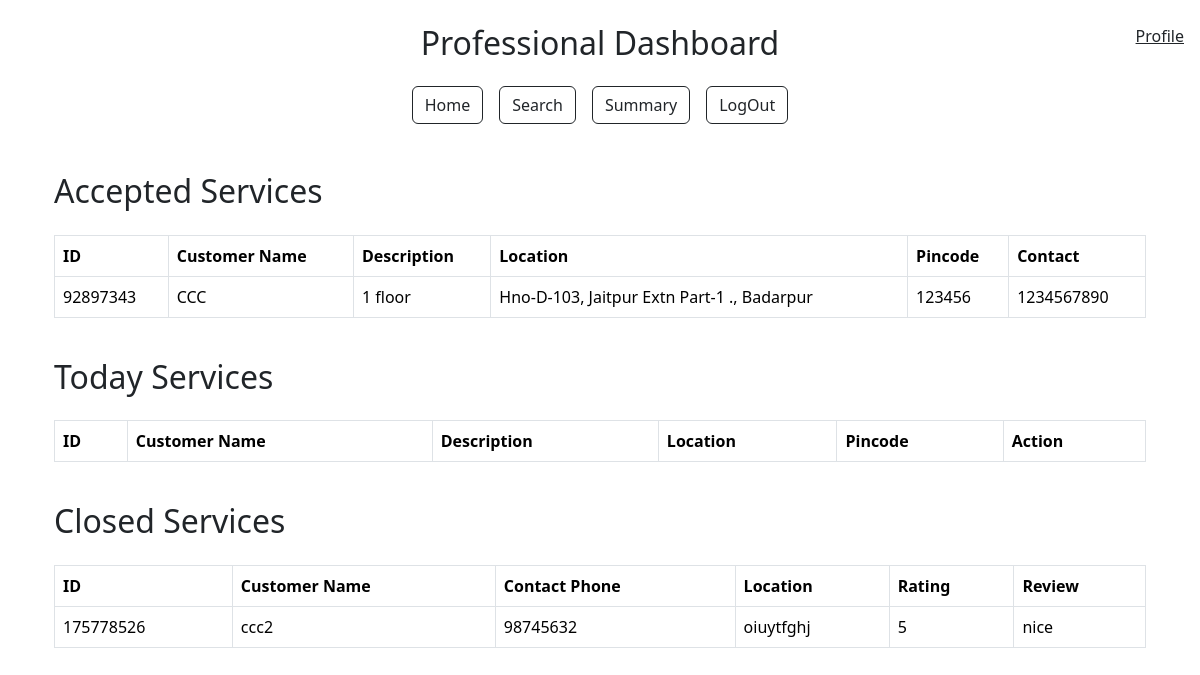
The app's page /professional_dashboard (signed in) with its own data.
### models.py (models this page shows)
class User(db.Model):
    __tablename__ = "user"
    id = db.Column(db.Integer, primary_key=True)
    username = db.Column(db.String(80), unique=True, nullable=False)
    passhash = db.Column(db.String(80), nullable=False)
    name = db.Column(db.String(80), nullable=False)
    role = db.Column(db.String(20), nullable=False)
    is_blocked = db.Column(db.Boolean, default=False, nullable=False)
    is_admin = db.Column(db.Boolean, default=False, nullable=False)
    professional = db.relationship('Professional', backref='user', lazy=True)
    customer = db.relationship('Customer', backref='user', lazy=True)

class ServiceRequest(db.Model):
    __tablename__ = 'service_request'
    id = db.Column(db.Integer, primary_key=True)
    customer_id = db.Column(db.Integer, db.ForeignKey('customer.id'), nullable=False)  # Reference to Customer
    professional_id = db.Column(db.Integer, db.ForeignKey('professional.id'), nullable=True)  # Reference to Professional
    service_id = db.Column(db.Integer, db.ForeignKey('service.id'), nullable=False)
    date_of_request = db.Column(db.DateTime, default=datetime.utcnow, nullable=False)
    date_of_completion = db.Column(db.DateTime, nullable=True)
    status = db.Column(db.String(20), default='requested', nullable=False)
    rating = db.Column(db.Integer, nullable=True)
    remarks = db.Column(db.Text, nullable=True)
    rejected_by = db.Column(MutableList.as_mutable(JSON), default=[])
    customer = db.relationship('Customer', back_populates='service_requests')
    service = db.relationship('Service', back_populates='service_requests')
    professional = db.relationship('Professional', back_populates='service_requests')
    review = db.relationship('Review', back_populates='service_request', lazy=True)

class Service(db.Model):
    __tablename__ = 'service'
    id = db.Column(db.Integer, primary_key=True)
    service_name = db.Column(db.String(80), unique=False, nullable=False)
    description = db.Column(db.Text, nullable=False)
    price = db.Column(db.Float, nullable=False)
    time_required = db.Column(db.Integer, nullable=False)
    service_requests = db.relationship('ServiceRequest', back_populates='service', lazy=True)

class Customer(db.Model):
    __tablename__ = 'customer'
    id = db.Column(db.Integer, db.ForeignKey('user.id'), primary_key=True)
    address = db.Column(db.Text, nullable=False)
    pincode = db.Column(db.String(6), nullable=False)
    contact = db.Column(db.String(10), nullable=False)
    service_requests = db.relationship('ServiceRequest', back_populates='customer', lazy=True)

### app.py (the view)
@app.route('/professional_dashboard')
def professional_dashboard():
    user_id = session['user_id']
    if not user_id:
        flash('You must be logged in to view the dashboard.', 'danger')
        return redirect(url_for('login'))
    professional = Professional.query.get(user_id)
    user = User.query.get(user_id)
    service = Service.query.all()
    accepted_services = ServiceRequest.query.filter_by(professional_id=user_id).filter_by(status='accepted').all()
    today_services = (
    db.session.query(ServiceRequest)
    .join(Service)
    .filter(Service.service_name == professional.service_name)
    .filter(ServiceRequest.status == 'requested')
    .all()
)
    closed_services = (
    db.session.query(ServiceRequest)
    .join(Service)
    .filter(Service.service_name == professional.service_name)
    .filter(ServiceRequest.status == 'closed')
    .filter(ServiceRequest.professional_id==user_id)
    .filter(not_(ServiceRequest.rejected_by.contains([professional.id])))
    .all()
)
    print(today_services, 'today_services')
    print(professional.address,service)
    return render_template('professional_dashboard.html',accepted_services=accepted_services,today_services=today_services, closed_services=closed_services,professional=professional, service=service,user=user)

### templates/professional_dashboard.html (shortened to what this page needs)
{% extends "layout.html" %}  {% block content %}
<div class="container mt-5">
  {% if professional.user.is_blocked %}
  <div class="alert alert-danger" role="alert">
    Your account is blocked. Please contact the admin.
  </div>
  {% elif not professional.verified %}
  <div class="alert alert-warning" role="alert">
    Your account is not verified yet. Please wait for the admin to verify your
    account.
  </div>
  {% else %}
  <span class="navbar-text position-fixed top-0 end-0 m-3">
    <a href="{{url_for('profile')}}">Profile</a>
  </span>
  <h2 class="mt-4">Accepted Services</h2>
  <div class="table-responsive">
    <table class="table table-bordered mt-3">
      <thead>
        <tr>
          <th>ID</th>
          <th>Customer Name</th>
          <th>Description</th>
          <th>Location</th>
          <th>Pincode</th>
          <th>Contact</th>
        </tr>
      </thead>
      <tbody>
        {% for service_request in accepted_services %}
        <tr>
          <td>{{ service_request.id }}</td>
          <td>{{ service_request.customer.user.name }}</td>
          <td>{{ service_request.service.description }}</td>
          <td>{{ service_request.customer.address }}</td>
          <td>{{ service_request.customer.pincode }}</td>
          <td>{{ service_request.customer.contact}}</td>
        </tr>
        {% endfor %}
      </tbody>
    </table>
  </div>
  <h2 class="mt-4">Today Services</h2>
  <div class="table-responsive">
    <table class="table table-bordered mt-3">
      <thead>
        <tr>
          <th>ID</th>
          <th>Customer Name</th>
          <th>Description</th>
          <th>Location</th>
          <th>Pincode</th>
          <th>Action</th>
        </tr>
      </thead>
    </table>
  </div>
  <h2 class="mt-4">Closed Services</h2>
  <div class="table-responsive">
    <table class="table table-bordered mt-3">
      <thead>
        <tr>
          <th>ID</th>
          <th>Customer Name</th>
          <th>Contact Phone</th>
          <th>Location</th>
          <th>Rating</th>
          <th>Review</th>
        </tr>
      </thead>
      <tbody>
        {% for service_request in closed_services %}
        <tr>
          <td>{{ service_request.id }}</td>
          <td>{{ service_request.customer.user.name }}</td>
          <td>{{ service_request.customer.contact }}</td>
          <td>{{ service_request.customer.address }}</td>
          <td>{{ service_request.rating }}</td>
          <td>{{ service_request.remarks }}</td>
        </tr>
        {% endfor %}
      </tbody>
    </table>
  </div>
  {% endif %}
</div>
{% endblock %}

### templates/layout.html (shortened to what this page needs)
<!DOCTYPE html>
<html lang="en">
  <head>
    <link
      href="https://cdn.jsdelivr.net/npm/bootstrap@5.3.3/dist/css/bootstrap.min.css"
      rel="stylesheet"
    />
  </head>
  <body data-bs-theme="light">
    <div class="container mt-4">
      {% if not (request.endpoint == 'professional_dashboard' and
      professional.verified == false) %} {% if request.endpoint not in ['login',
      'register','profile'] and not user.is_blocked%}
      <div class="text-center my-4">
        <h2 class="text-capitalize">
          {{ session.get('user_role') }} Dashboard
        </h2>
      </div>
      <div class="d-flex justify-content-center mb-4">
        <div class="d-flex flex-row gap-3">
          {% with dashboard_url = session['user_role'] + '_dashboard' %}
          <a href="{{ url_for(dashboard_url) }}" class="btn btn-outline-dark"
            >Home</a
          >
          {% endwith %}
          <a href="{{ url_for('search') }}" class="btn btn-outline-dark"
            >Search</a
          >
          <a href="{{ url_for('summary') }}" class="btn btn-outline-dark"
            >Summary</a
          >
          <a href="{{ url_for('logout') }}" class="btn btn-outline-dark"
            >LogOut</a
          >
        </div>
      </div>
      {% endif %} {% endif %}
      {% block content %} {% endblock %}
    </div>
  </body>
</html>

### records on screen
User: get "Professional"
ServiceRequest: id "92897343", customer.user.name "CCC", service.description "1 floor", customer.address "Hno-D-103, Jaitpur Extn Part-1 ., Badarpur", customer.pincode "123456", customer.contact "1234567890"
ServiceRequest: id "175778526", customer.user.name "ccc2", customer.contact "98745632", customer.address "oiuytfghj", rating "5", remarks "nice"
